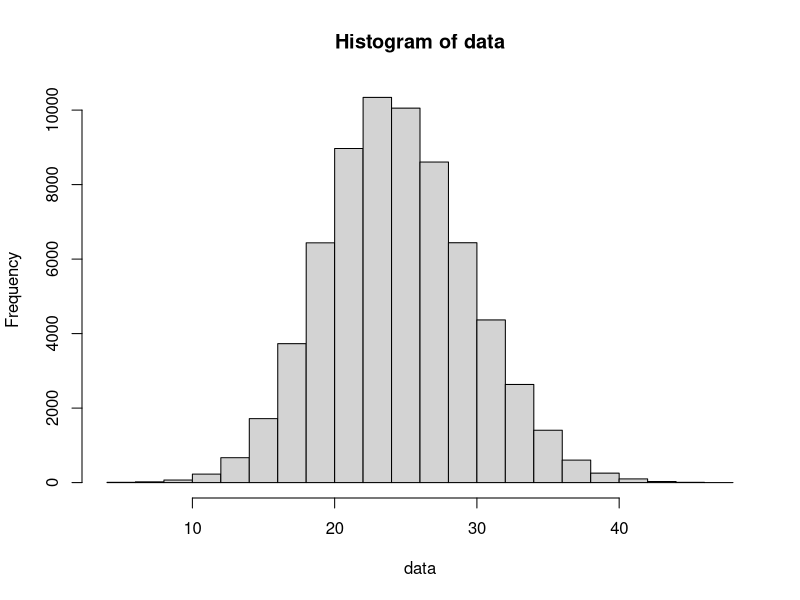

The R source for this figure:
## simulation BFS(breadth-first-search) algorithm
limit = 1e6
queue = rep(NA, limit)
q2 = rep(NA, limit)
front = tail = 1
queue[1] = ""
q2[1] = 0
data = {}
paste1 = function(str, c){
  if(str == ""){
    if(c == "H")
      return ("H")
    if(c == "T")
      return ("");
  }
  if(str == "H"){
    if(c == "H")
      return ("H")
    if(c == "T")
      return ("HT")
  }
  if(str == "HT"){
    if(c == "T")
      return ("HTT")
    if(c == "H")
      return ("H")
  }
  if(str == "HTT"){
    if(c == "H")
      return ("HTTH")
    if(c == "T")
      return ("")
  }
  # print("error")
  # print(str)
  return ("")
}
while(front <= tail){
  pos = sample(front:tail,1)
  
  t = queue[front]
  queue[front] = queue[pos]
  queue[pos] = t
  
  t = q2[front]
  q2[front] = q2[pos]
  q2[pos] = t
  
  str = queue[front]
  len = nchar(str)
  if(len == 4 && str == "HTTH"){
    data = c(data, q2[front])
  }
  else{
    if(tail < limit){
      tail = tail + 1
      queue[tail] = paste1(str,"H")
      q2[tail] = q2[front] + 1
    }
    if(tail < limit){
      tail = tail + 1
      queue[tail] = paste1(str,"T")
      q2[tail] = q2[front] + 1
    }
  }
  front = front + 1
}
mean(data)
hist(data)
